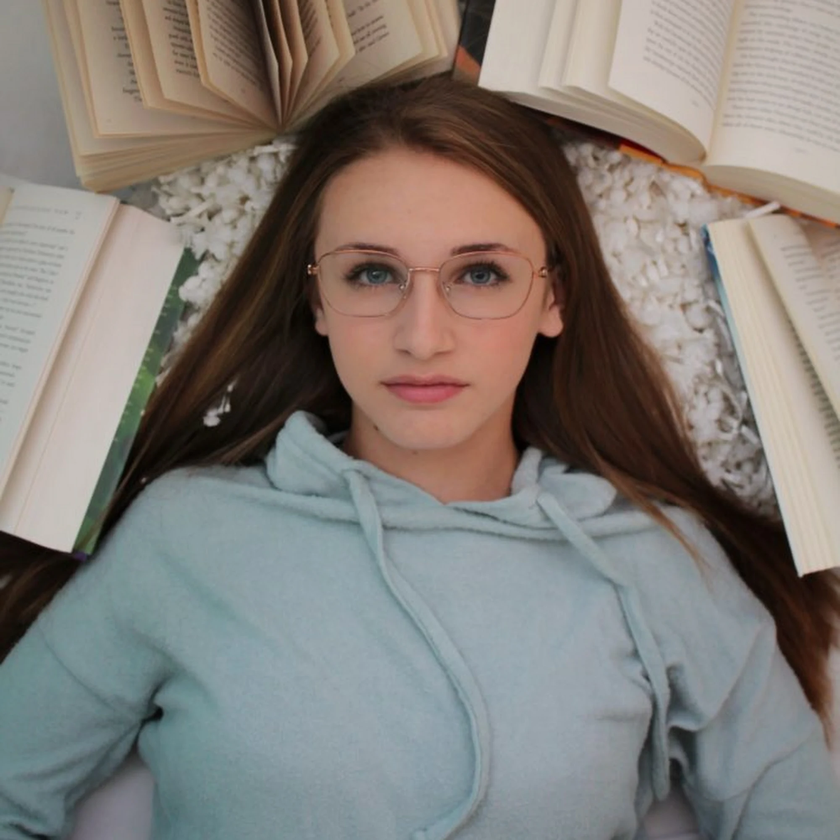
#> input picture opencv/programs/FaceDetect-master/contactphoto.png, 840 x 840 px, shrunk from 2000 x 2000 before the run, given in place of the camera
$ python hsv-video.py
#> lines starting #> are read from the running program, lines starting #| are printed output that depends on the picture; after the words box and inside, x2 and y2 are one past the last pixel; in counts of white or black regions, pixels touching at a corner belong together
import cv2
import numpy as np

def nothing(x):
    pass

cap = cv2.VideoCapture(0)

#Hue range is [0,255], Saturation range is [0,255] and Value range is [0,255]
cv2.namedWindow("Tracking")
cv2.createTrackbar("LH", "Tracking", 0, 255, nothing)
#> slider 'LH' is set to 51
cv2.createTrackbar("LS", "Tracking", 0, 255, nothing)
#> slider 'LS' is set to 51
cv2.createTrackbar("LV", "Tracking", 0, 255, nothing)
#> slider 'LV' is set to 51
cv2.createTrackbar("UH", "Tracking", 255, 255, nothing)
cv2.createTrackbar("US", "Tracking", 255, 255, nothing)
cv2.createTrackbar("UV", "Tracking", 255, 255, nothing)

while True:
    _, frame = cap.read()
#> frame is the input picture: shape (840, 840, 3); mean B, G, R 119.8, 125.2, 130.7

    hsv = cv2.cvtColor(frame, cv2.COLOR_BGR2HSV)
#> hsv: shape (840, 840, 3); mean H, S, V 47, 60.1, 138.6

    l_h = cv2.getTrackbarPos("LH", "Tracking")
    l_s = cv2.getTrackbarPos("LS", "Tracking")
    l_v = cv2.getTrackbarPos("LV", "Tracking")
    u_h = cv2.getTrackbarPos("UH", "Tracking")
    u_s = cv2.getTrackbarPos("US", "Tracking")
    u_v = cv2.getTrackbarPos("UV", "Tracking")

    l_b = np.array([l_h, l_s, l_v])
    u_b = np.array([u_h, u_s, u_v])
    mask = cv2.inRange(hsv, l_b, u_b)
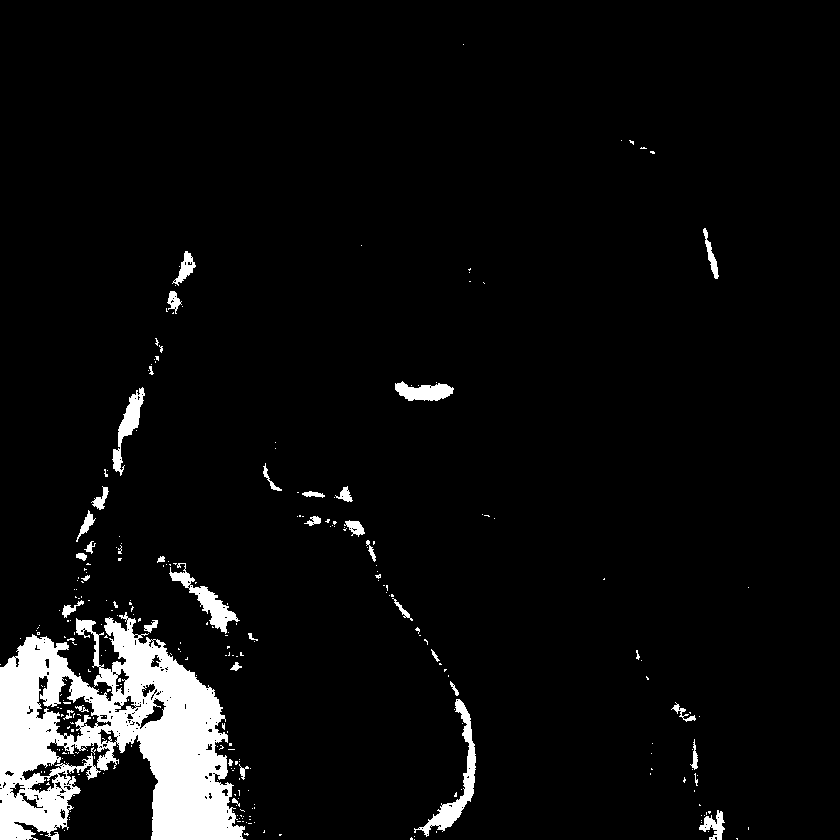
#> mask: shape (840, 840); 5.5% white; 297 white regions (259 under 20 px), largest, box (x1, y1, x2, y2) and area: (0, 612, 246, 840) 30095, (414, 699, 476, 837) 1590, (169, 563, 240, 634) 1158

    res = cv2.bitwise_and(frame, frame, mask=mask)
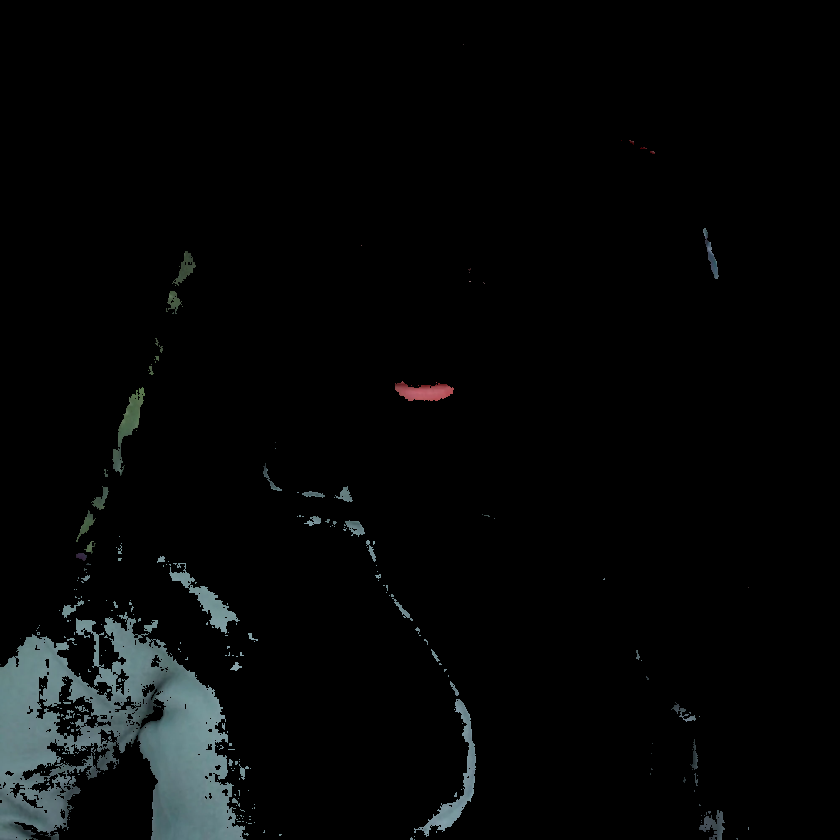
#> res: shape (840, 840, 3); mean B, G, R 6.9, 6.7, 5.5

    cv2.imshow("frame", frame)
    cv2.imshow("mask", mask)
    cv2.imshow("res", res)

    key = cv2.waitKey(1)
#> (key Esc is pressed here)
    if key == 27:
        break
    elif key == ord("s"):
        print("lower bounds:", l_b)
        print("upper bounds:", u_b)
        break


cv2.destroyAllWindows()
if key == ord("s"):
        l_b = np.array(l_b)
        u_b = np.array(u_b)
        mask = cv2.inRange(hsv, l_b, u_b)
        res = cv2.bitwise_and(frame, frame, mask=mask)
        res = cv2.putText(res, str(l_b), (50, 150), cv2.FONT_HERSHEY_SIMPLEX, 1, (255, 0, 0), 4)
        res = cv2.putText(res, str(u_b), (50, 200), cv2.FONT_HERSHEY_SIMPLEX, 1, (255, 0, 0), 4)
        cv2.imshow("Result:", res)
        cv2.imwrite("Result.png", res)
        key = cv2.waitKey(0)
        cap.release()
        cv2.destroyAllWindows()

$ run again, on opencv/programs/FaceDetect-master/little_mix_right.jpg
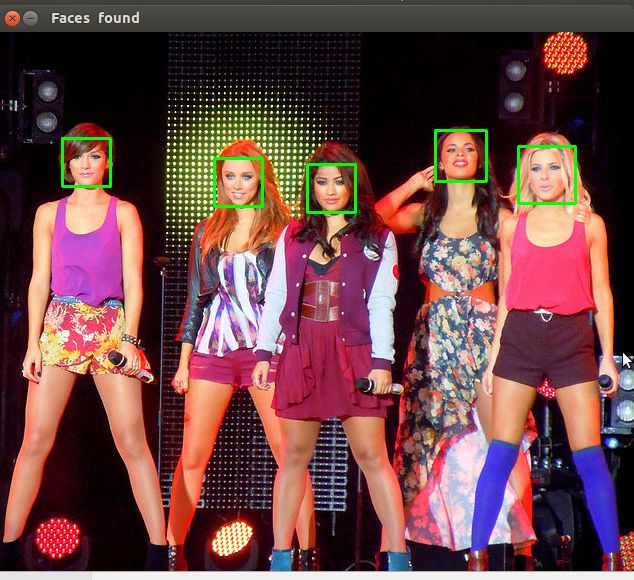
#> input picture opencv/programs/FaceDetect-master/little_mix_right.jpg, 634 x 580 px, given in place of the camera
#> frame is the input picture: shape (580, 634, 3); mean B, G, R 71.1, 70.2, 109.2
#> hsv: shape (580, 634, 3); mean H, S, V 88.4, 148.4, 115.5
#> `mask = cv2.inRange(hsv, l_b, u_b)`:
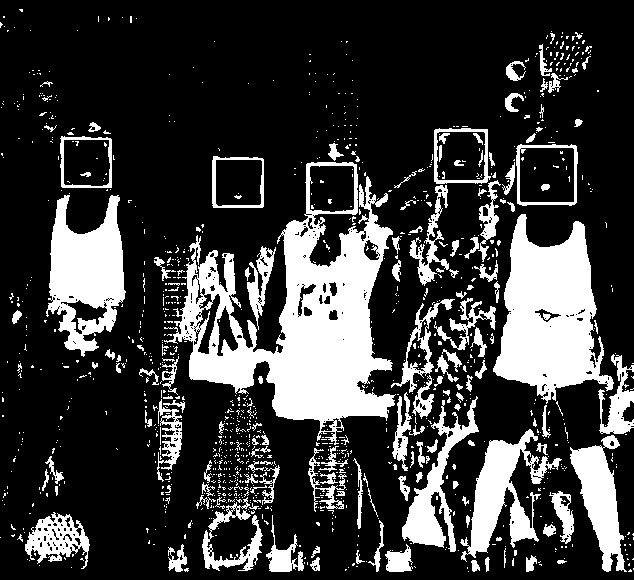
#> mask: shape (580, 634); 22.9% white; 1140 white regions (990 under 20 px), largest, box (x1, y1, x2, y2) and area: (164, 162, 396, 445) 24719, (493, 214, 614, 404) 13177, (46, 195, 126, 357) 7535
#> `res = cv2.bitwise_and(frame, frame, mask=mask)`:
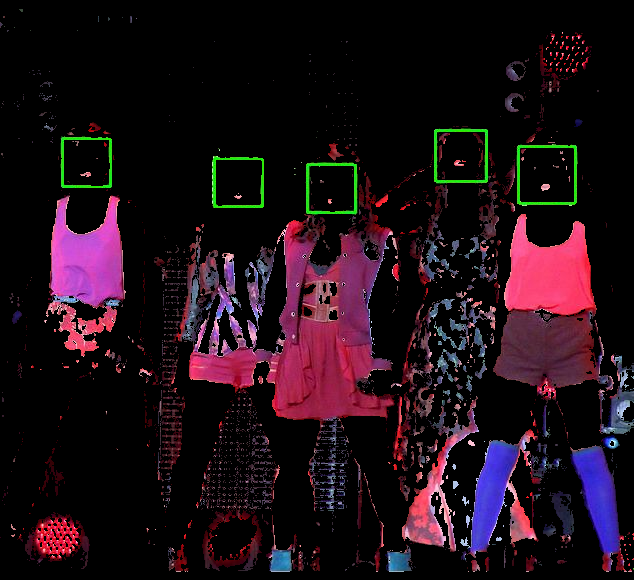
#> res: shape (580, 634, 3); mean B, G, R 22.5, 14.6, 30.3
